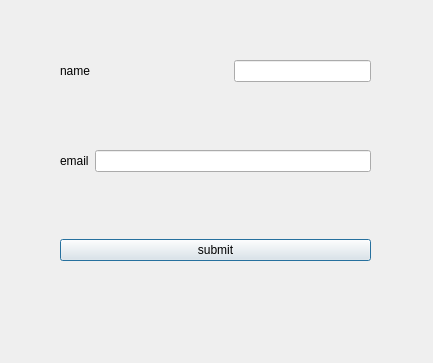
<?xml version="1.0" encoding="UTF-8"?>
<ui version="4.0">
 <class>Dialog</class>
 <widget class="QDialog" name="Dialog">
  <property name="geometry">
   <rect>
    <x>0</x>
    <y>0</y>
    <width>433</width>
    <height>363</height>
   </rect>
  </property>
  <property name="windowTitle">
   <string>Dialog</string>
  </property>
  <widget class="QWidget" name="">
   <property name="geometry">
    <rect>
     <x>60</x>
     <y>60</y>
     <width>311</width>
     <height>201</height>
    </rect>
   </property>
   <layout class="QVBoxLayout" name="verticalLayout">
    <item>
     <layout class="QHBoxLayout" name="horizontalLayout">
      <item>
       <widget class="QLabel" name="label">
        <property name="text">
         <string>name</string>
        </property>
       </widget>
      </item>
      <item>
       <spacer name="horizontalSpacer">
        <property name="orientation">
         <enum>Qt::Horizontal</enum>
        </property>
        <property name="sizeHint" stdset="0">
         <size>
          <width>40</width>
          <height>20</height>
         </size>
        </property>
       </spacer>
      </item>
      <item>
       <widget class="QLineEdit" name="lineEdit"/>
      </item>
     </layout>
    </item>
    <item>
     <spacer name="verticalSpacer">
      <property name="orientation">
       <enum>Qt::Vertical</enum>
      </property>
      <property name="sizeHint" stdset="0">
       <size>
        <width>20</width>
        <height>40</height>
       </size>
      </property>
     </spacer>
    </item>
    <item>
     <layout class="QHBoxLayout" name="horizontalLayout_2">
      <item>
       <widget class="QLabel" name="label_2">
        <property name="text">
         <string>email</string>
        </property>
       </widget>
      </item>
      <item>
       <widget class="QLineEdit" name="lineEdit_2"/>
      </item>
     </layout>
    </item>
    <item>
     <spacer name="verticalSpacer_2">
      <property name="orientation">
       <enum>Qt::Vertical</enum>
      </property>
      <property name="sizeHint" stdset="0">
       <size>
        <width>20</width>
        <height>40</height>
       </size>
      </property>
     </spacer>
    </item>
    <item>
     <widget class="QPushButton" name="pushButton">
      <property name="text">
       <string>submit</string>
      </property>
     </widget>
    </item>
   </layout>
  </widget>
 </widget>
 <resources/>
 <connections/>
</ui>
